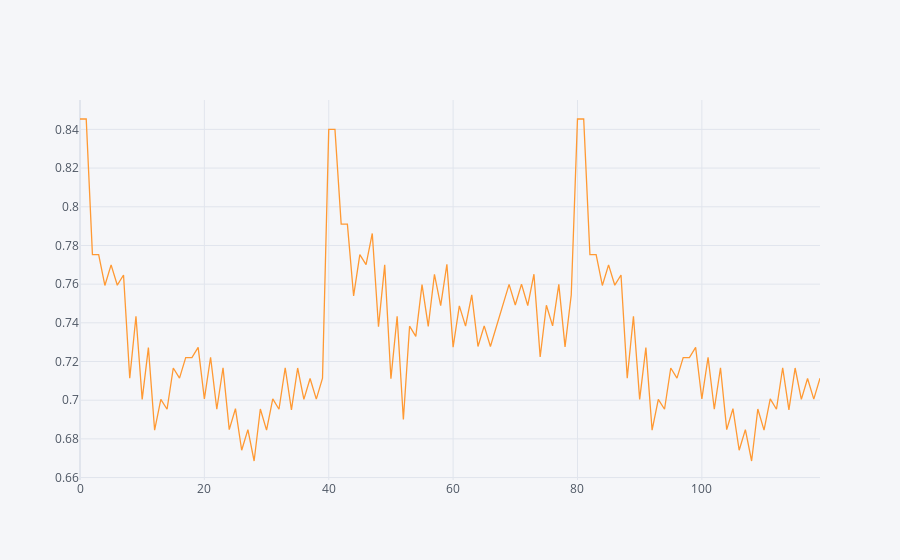

The notebook cell this image was saved under:
### Markdown cell above
**(HARD) TASK: Using the .cv_results_ dictionary, see if you can create a plot of the mean test scores per K value.**

### Code cell
pd.DataFrame(grid_model.cv_results_)['mean_test_score'].iplot()
